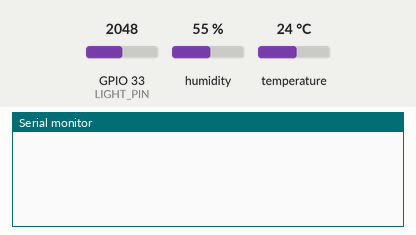
This sketch was run on a simulated ESP32. Shown: the last lines printed to the serial monitor. The test bench sets the inputs (shaded band); at power-on: humidity 55 %, GPIO 33 (LIGHT_PIN) = 2048, temperature 24 °C. WiFi joins after 1.5 s; servers stay silent unless stated; no MQTT or app messages arrive unless stated.

Above: at 5.0 s.
5.1 s: humidity set to 22 %
At 11.6 s:
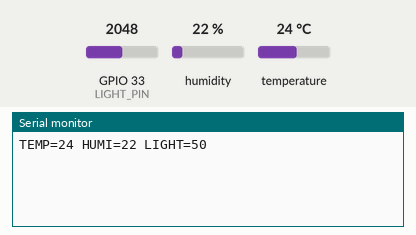
21.8 s: GPIO 33 (LIGHT_PIN) set to 2866
At 36.1 s:
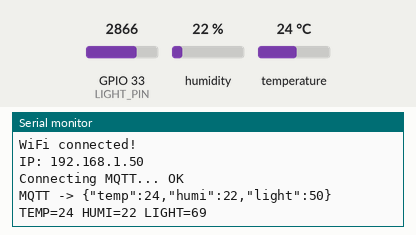
38.5 s: temperature set to 12 °C
At 46.6 s:
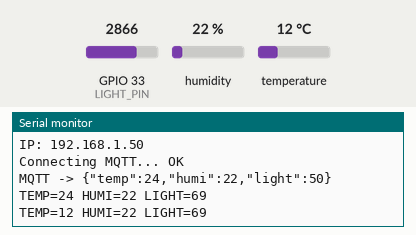
55.2 s: GPIO 33 (LIGHT_PIN) set to 0
At 57.6 s:
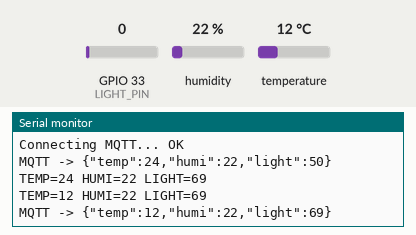
71.9 s: humidity set to 40 %
At 73.8 s:
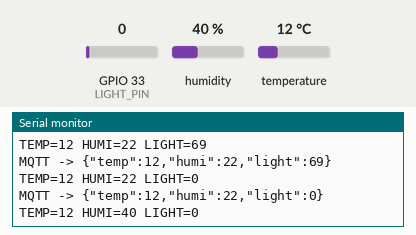
Timing chart, 0 to 75.3 s (numbered marks = the images above; inputs shaded):
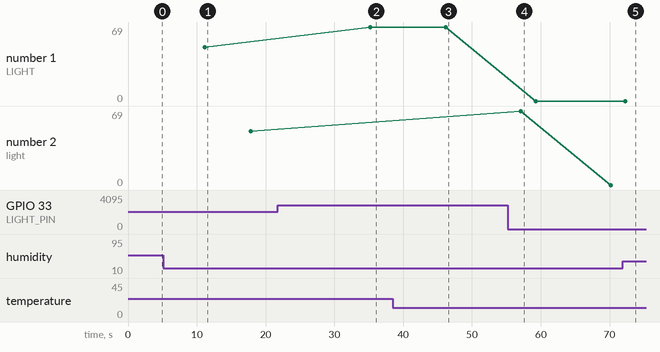

Measured:
- after the input at 5.1 s, the serial monitor: prints a new line after 6.1 s (image 1)
- after the input at 21.8 s, the serial monitor: prints a new line after 13.4 s (image 2)
- after the input at 38.5 s, the serial monitor: prints a new line after 7.7 s (image 3)
- after the input at 71.9 s, the serial monitor: prints a new line after 0.40 s (image 5)
- plotted number 1: 50 → 69 after the input at 21.8 s, 69 → 0 after the input at 55.2 s
- plotted number 2: 50 → 0 after the input at 55.2 s

The sketch:

33_ili_mqtt.ino
```cpp
#include <SPI.h>
#include <WiFi.h>
#include <PubSubClient.h>
#include <Adafruit_GFX.h>
#include <SimpleDHT.h>

// =========================
// 1. 硬體腳位
// =========================

const int TFT_SCK   =18;
const int TFT_MOSI  =23;
const int TFT_RS    =27;
const int TFT_RST   =26;
const int TFT_CS    =32;
// TFT LED 背光：直接接 3.3V，不由 ESP32 GPIO 控制


const int DHT_PIN   = 14;
const int LIGHT_PIN = 33;

#define SPI_FREQUENCY 8000000UL

// =========================
// 2. WiFi / MQTT 設定
// =========================
const char* WIFI_SSID     = "YOUR_WIFI_SSID";
const char* WIFI_PASSWORD = "YOUR_WIFI_PASSWORD";

const char* MQTT_SERVER = "mqttgo.io";
const uint16_t MQTT_PORT = 1883;
const char* MQTT_TOPIC = "Hsiang/class305/data";

// MQTT 每 10 秒傳送一次
const unsigned long MQTT_INTERVAL = 10000UL;

// DHT 感測器每 5 秒讀取一次
const unsigned long SENSOR_INTERVAL = 5000UL;

// =========================
// 3. ILI9225 GFX
// =========================
void xfer16(uint16_t v) {
  SPI.transfer(v >> 8);
  SPI.transfer(v);
}

class ILI9225_GFX : public Adafruit_GFX {
public:
  ILI9225_GFX() : Adafruit_GFX(176, 220) {}

  void begin() {
    pinMode(TFT_CS, OUTPUT);
    pinMode(TFT_RS, OUTPUT);
    pinMode(TFT_RST, OUTPUT);

    digitalWrite(TFT_CS, HIGH);
    SPI.begin(TFT_SCK, -1, TFT_MOSI, TFT_CS);

    digitalWrite(TFT_RST, LOW);
    delay(50);
    digitalWrite(TFT_RST, HIGH);
    delay(100);

    cmd(0x01, 0x011C);
    cmd(0x02, 0x0100);
    cmd(0x03, 0x1030);
    cmd(0x08, 0x0808);
    cmd(0x0F, 0x0801);
    cmd(0x20, 0);
    cmd(0x21, 0);
    cmd(0x10, 0);

    cmd(0x11, 0x1B41);
    cmd(0x12, 0x200E);
    cmd(0x13, 0x0D00);
    cmd(0x14, 0x0020);

    delay(50);

    cmd(0x10, 0x0F00);
    delay(50);

    cmd(0x11, 0x1B41);
    cmd(0x12, 0x200E);
    cmd(0x13, 0x0D00);
    cmd(0x14, 0x0020);

    cmd(0x30, 0);
    cmd(0x31, 0x00DB);
    cmd(0x32, 0);
    cmd(0x33, 0);
    cmd(0x34, 0x00DB);
    cmd(0x35, 0);
    cmd(0x36, 0x00AF);
    cmd(0x37, 0);
    cmd(0x38, 0x00DB);
    cmd(0x39, 0);

    cmd(0x07, 0x1017);
    delay(50);
  }

  void fillFast(int x, int y, int w, int h, uint16_t c) {
    if (x < 0) { w += x; x = 0; }
    if (y < 0) { h += y; y = 0; }
    if (x + w > 176) w = 176 - x;
    if (y + h > 220) h = 220 - y;

    if (w <= 0 || h <= 0) return;

    window(x, y, x + w - 1, y + h - 1);

    for (long i = 0; i < (long)w * h; i++) {
      xfer16(c);
    }

    digitalWrite(TFT_CS, HIGH);
  }

  void drawPixel(int16_t x, int16_t y, uint16_t c) override {
    if (x < 0 || y < 0 || x >= 176 || y >= 220) return;
    fillFast(x, y, 1, 1, c);
  }

private:
  void cmd(uint8_t c, uint16_t d) {
    digitalWrite(TFT_CS, LOW);
    digitalWrite(TFT_RS, LOW);
    SPI.transfer(c);
    digitalWrite(TFT_RS, HIGH);
    xfer16(d);
    digitalWrite(TFT_CS, HIGH);
  }

  void window(int x0, int y0, int x1, int y1) {
    cmd(0x36, x0);
    cmd(0x37, x1);
    cmd(0x38, y0);
    cmd(0x39, y1);
    cmd(0x20, x0);
    cmd(0x21, y0);

    digitalWrite(TFT_CS, LOW);
    digitalWrite(TFT_RS, LOW);
    SPI.transfer(0x22);
    digitalWrite(TFT_RS, HIGH);
  }
};

ILI9225_GFX tft;
SimpleDHT11 dht11(DHT_PIN);

WiFiClient espClient;
PubSubClient mqttClient(espClient);

// =========================
// 4. 感測資料
// =========================
int tempC = 0;
int hum = 0;
int light = 0;
bool sensorOK = false;

unsigned long lastRead = 0;
unsigned long lastMQTTPublish = 0;
unsigned long lastMQTTAttempt = 0;

// 狀態文字
String wifiMessage = "CONNECTING";
String mqttMessage = "WAIT";
String screenMessage = "STARTING";
unsigned long topMessageUntil = 0;

// =========================
// 5. 顏色
// =========================
const uint16_t BG    = 0xFFFF;
const uint16_t PANEL = 0x2145;
const uint16_t WHITE = 0xFFFF;
const uint16_t RED   = 0xF800;
const uint16_t BLUE  = 0x001F;
const uint16_t CYAN  = 0x07FF;
const uint16_t ORANGE= 0xFD20;
const uint16_t GREEN = 0x07E0;
const uint16_t YELLOW= 0xFFE0;
const uint16_t BLACK = 0x0000;

// =========================
// 6. 圖示
// =========================
void drawThermometer(int x, int y) {
  tft.fillCircle(x, y + 18, 10, RED);
  tft.fillRect(x - 4, y - 15, 8, 34, RED);
  tft.fillRect(x - 2, y - 10, 4, 28, ORANGE);
}

void drawDrop(int x, int y) {
  tft.fillTriangle(x, y - 22, x - 14, y + 7, x + 14, y + 7, BLUE);
  tft.fillCircle(x, y + 4, 14, BLUE);
  tft.fillCircle(x - 4, y - 6, 2, WHITE);
}

void drawSun(int x, int y) {
  tft.fillCircle(x, y, 9, YELLOW);
  tft.drawCircle(x, y, 12, ORANGE);

  for (int i = 0; i < 8; i++) {
    float a = i * 0.785398f;
    tft.drawLine(
      x + (int)(15 * cos(a)),
      y + (int)(15 * sin(a)),
      x + (int)(20 * cos(a)),
      y + (int)(20 * sin(a)),
      ORANGE
    );
  }
}

// =========================
// 7. 狀態列
// =========================
void drawStatusBar() {
  // 最上方 24px：平時顯示 WiFi / MQTT 狀態；
  // 有事件訊息時暫時切換顯示文字，避免佔用最下面的感測區。
  tft.fillRect(0, 0, 175, 24, BLACK);
  tft.setTextSize(1);

  if (millis() < topMessageUntil) {
    tft.setTextColor(ORANGE);
    tft.setCursor(5, 8);
    tft.print(screenMessage);
  } else {
    tft.setTextColor(wifiMessage == "OK" ? GREEN : RED);
    tft.setCursor(5, 8);
    tft.print("WIFI:");
    tft.print(wifiMessage == "OK" ? "O" : "X");

    tft.setTextColor(mqttMessage == "OK" ? GREEN : RED);
    tft.setCursor(65, 8);
    tft.print("MQTT:");
    tft.print(mqttMessage == "OK" ? "O" : "X");

    if (wifiMessage == "OK" && mqttMessage == "OK") {
      tft.setTextColor(GREEN);
      tft.setCursor(113, 8);
      tft.print("OK");
    } else {
      tft.setTextColor(ORANGE);
      tft.setCursor(113, 8);
      tft.print("WAIT");
    }
  }

  tft.drawLine(0, 24, 175, 24, PANEL);
}

// =========================
// 8. 主畫面
// =========================
void drawScreen() {
  tft.fillScreen(BG);

  drawStatusBar();

  tft.setTextColor(0x10A2);
  tft.setTextSize(2);
  tft.setCursor(13, 30);
  tft.print("ENV");

  tft.setTextSize(1);
  tft.setCursor(125, 34);
  tft.print("DHT11");

  // 溫度：49~99
  tft.fillRoundRect(9, 49, 158, 47, 6, PANEL);
  drawThermometer(31, 71);

  tft.setTextColor(GREEN);
  tft.setTextSize(1);
  tft.setCursor(53, 57);
  tft.print("TEMPERATURE");

  tft.setTextColor(WHITE);
  tft.setTextSize(3);
  tft.setCursor(55, 68);
  if (sensorOK) tft.print(tempC);
  else tft.print("--");

  tft.setTextSize(2);
  tft.setCursor(119, 74);
  tft.setTextColor(GREEN);
  tft.print("C");

  // 濕度：102~149
  tft.fillRoundRect(9, 102, 158, 47, 6, PANEL);
  drawDrop(31, 125);

  tft.setTextColor(GREEN);
  tft.setTextSize(1);
  tft.setCursor(53, 110);
  tft.print("HUMIDITY");

  tft.setTextColor(WHITE);
  tft.setTextSize(3);
  tft.setCursor(55, 121);
  if (sensorOK) tft.print(hum);
  else tft.print("--");

  tft.setTextSize(2);
  tft.setCursor(119, 127);
  tft.setTextColor(GREEN);
  tft.print("%");

  // 光線：155~211，不再被底部訊息覆蓋
  tft.fillRoundRect(9, 155, 158, 57, 6, PANEL);
  drawSun(31, 184);

  tft.setTextColor(GREEN);
  tft.setTextSize(1);
  tft.setCursor(53, 164);
  tft.print("LIGHT");

  tft.setTextColor(WHITE);
  tft.setTextSize(3);
  tft.setCursor(55, 177);
  tft.print(light);

  tft.setTextSize(2);
  tft.setCursor(119, 183);
  tft.setTextColor(GREEN);
  tft.print("%");
}

// =========================
// 9. 只更新狀態列
// =========================
void updateStatusBar() {
  drawStatusBar();
}

// =========================
// 10. 顯示 WiFi 連線過程
// =========================
void showConnectionMessage(const String& msg) {
  screenMessage = msg;
  // 狀態訊息暫時佔用最上方狀態列，顯示 2.5 秒後自動回到 WIFI/MQTT 狀態。
  topMessageUntil = millis() + 2500UL;
  drawStatusBar();
}

// =========================
// 11. WiFi 連線
// =========================
bool connectWiFi() {
  WiFi.mode(WIFI_STA);
  WiFi.setSleep(false);
  WiFi.setAutoReconnect(true);

  wifiMessage = "X";
  mqttMessage = "X";
  showConnectionMessage("WIFI CONNECTING...");

  WiFi.begin(WIFI_SSID, WIFI_PASSWORD);

  uint8_t attempts = 0;

  while (WiFi.status() != WL_CONNECTED && attempts < 30) {
    delay(500);
    attempts++;

    String msg = "WIFI CONNECTING " + String(attempts);
    showConnectionMessage(msg);

    Serial.print(".");
  }

  Serial.println();

  if (WiFi.status() == WL_CONNECTED) {
    wifiMessage = "OK";
    screenMessage = "WIFI CONNECTED";
    Serial.println("WiFi connected!");
    Serial.print("IP: ");
    Serial.println(WiFi.localIP());

    updateStatusBar();
    showConnectionMessage("WIFI CONNECTED");
    return true;
  }

  wifiMessage = "X";
  mqttMessage = "X";
  screenMessage = "WIFI FAILED";
  Serial.println("WiFi connection failed.");

  updateStatusBar();
  showConnectionMessage("WIFI FAILED");
  return false;
}

// =========================
// 12. MQTT 連線
// =========================
bool connectMQTT() {
  if (WiFi.status() != WL_CONNECTED) {
    mqttMessage = "X";
    updateStatusBar();
    return false;
  }

  if (mqttClient.connected()) {
    mqttMessage = "OK";
    updateStatusBar();
    return true;
  }

  screenMessage = "MQTT CONNECTING...";
  showConnectionMessage(screenMessage);

  Serial.print("Connecting MQTT... ");

  // 使用 MAC 位址產生唯一 Client ID
  uint64_t chipid = ESP.getEfuseMac();
  char clientId[40];
  snprintf(
    clientId,
    sizeof(clientId),
    "ESP32_%04X%08X",
    (uint16_t)(chipid >> 32),
    (uint32_t)chipid
  );

  if (mqttClient.connect(clientId)) {
    mqttMessage = "OK";
    screenMessage = "MQTT CONNECTED";
    Serial.println("OK");

    updateStatusBar();
    showConnectionMessage("MQTT CONNECTED");
    return true;
  }

  mqttMessage = "X";
  screenMessage = "MQTT FAILED";
  Serial.print("FAILED, rc=");
  Serial.println(mqttClient.state());

  updateStatusBar();
  showConnectionMessage("MQTT FAILED");
  return false;
}

// =========================
// 13. 讀取 DHT11 + 光線
// =========================
void readSensors() {
  byte t = 0;
  byte h = 0;

  sensorOK = (dht11.read(&t, &h, NULL) == SimpleDHTErrSuccess);

  if (sensorOK) {
    tempC = t;
    hum = h;
  }

  int rawLight = analogRead(LIGHT_PIN);
  light = constrain(map(rawLight, 0, 4095, 0, 100), 0, 100);

  Serial.print("TEMP=");
  Serial.print(tempC);
  Serial.print(" HUMI=");
  Serial.print(hum);
  Serial.print(" LIGHT=");
  Serial.println(light);
}

// =========================
// 14. MQTT JSON 傳送
// JSON:
// {"temp":25,"humi":25,"light":95}
// =========================
bool publishData() {
  if (WiFi.status() != WL_CONNECTED) {
    mqttMessage = "X";
    updateStatusBar();
    return false;
  }

  if (!mqttClient.connected()) {
    mqttMessage = "X";
    updateStatusBar();
    return false;
  }

  if (!sensorOK) {
    Serial.println("DHT sensor invalid, MQTT not published.");
    return false;
  }

  char payload[80];

  snprintf(
    payload,
    sizeof(payload),
    "{\"temp\":%d,\"humi\":%d,\"light\":%d}",
    tempC,
    hum,
    light
  );

  bool result = mqttClient.publish(MQTT_TOPIC, payload);

  if (result) {
    mqttMessage = "OK";
    screenMessage = "MQTT DATA SENT";
    Serial.print("MQTT -> ");
    Serial.println(payload);
  } else {
    mqttMessage = "X";
    screenMessage = "MQTT SEND FAILED";
    Serial.println("MQTT publish failed.");
  }

  updateStatusBar();
  showConnectionMessage(screenMessage);

  return result;
}

// =========================
// 15. Setup
// =========================
void setup() {
  Serial.begin(115200);

  pinMode(LIGHT_PIN, INPUT);

  // 初始化 TFT
  tft.begin();

  // 先顯示啟動畫面
  drawScreen();

  // 先讀一次感測器
  readSensors();

  // 連線 WiFi
  if (connectWiFi()) {
    mqttClient.setServer(MQTT_SERVER, MQTT_PORT);
    connectMQTT();
  }

  // 第一次立即傳送 MQTT
  if (mqttClient.connected()) {
    publishData();
  }

  drawScreen();

  lastRead = millis();
  lastMQTTPublish = millis();
  lastMQTTAttempt = millis();
}

// =========================
// 16. Loop
// =========================
void loop() {
  unsigned long now = millis();

  // -------------------------
  // WiFi 狀態
  // -------------------------
  if (WiFi.status() != WL_CONNECTED) {
    wifiMessage = "X";
    mqttMessage = "X";
    updateStatusBar();

    // 每 5 秒重新嘗試 WiFi
    static unsigned long lastWiFiAttempt = 0;

    if (now - lastWiFiAttempt >= 5000UL) {
      lastWiFiAttempt = now;
      connectWiFi();

      if (WiFi.status() == WL_CONNECTED) {
        mqttClient.setServer(MQTT_SERVER, MQTT_PORT);
        connectMQTT();
      }
    }
  } else {
    wifiMessage = "OK";
  }

  // -------------------------
  // MQTT 維持連線
  // -------------------------
  if (WiFi.status() == WL_CONNECTED) {
    if (!mqttClient.connected()) {
      mqttMessage = "X";
      updateStatusBar();

      // 每 5 秒重新連 MQTT
      if (now - lastMQTTAttempt >= 5000UL) {
        lastMQTTAttempt = now;
        connectMQTT();
      }
    } else {
      mqttMessage = "OK";
      mqttClient.loop();
    }
  }

  // -------------------------
  // 每 5 秒讀取感測器
  // -------------------------
  if (now - lastRead >= SENSOR_INTERVAL) {
    lastRead = now;

    readSensors();

    // 更新三個數值區
    drawScreen();
  }

  // -------------------------
  // 每 10 秒送 MQTT JSON
  // -------------------------
  if (now - lastMQTTPublish >= MQTT_INTERVAL) {
    lastMQTTPublish = now;

    if (WiFi.status() != WL_CONNECTED) {
      connectWiFi();
    }

    if (WiFi.status() == WL_CONNECTED && !mqttClient.connected()) {
      connectMQTT();
    }

    if (mqttClient.connected()) {
      publishData();
    }
  }

  // 狀態列即時更新
  static unsigned long lastStatusRefresh = 0;

  if (now - lastStatusRefresh >= 1000UL) {
    lastStatusRefresh = now;

    wifiMessage = (WiFi.status() == WL_CONNECTED) ? "OK" : "X";
    mqttMessage = mqttClient.connected() ? "OK" : "X";

    updateStatusBar();
  }

  delay(20);
}
```
